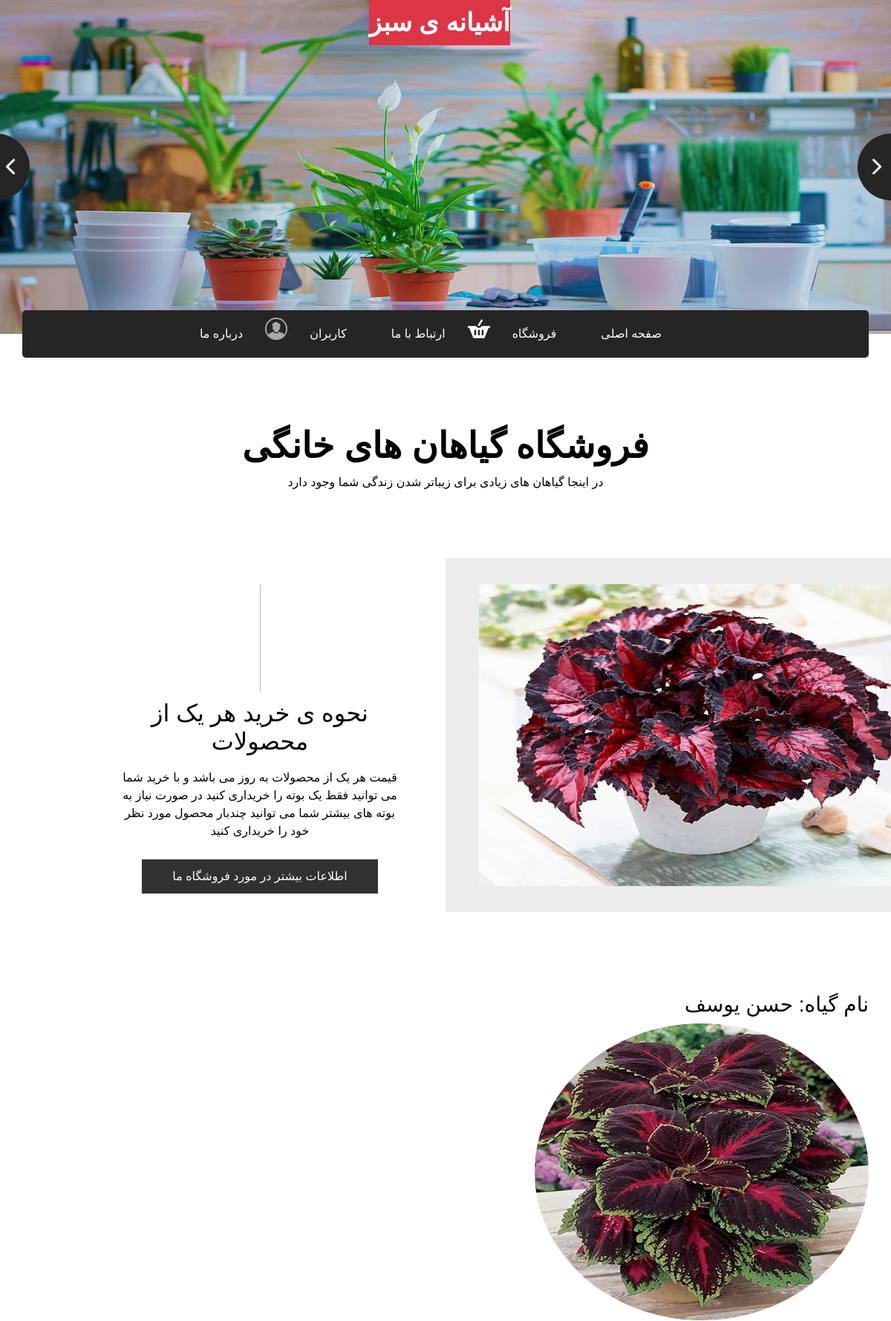
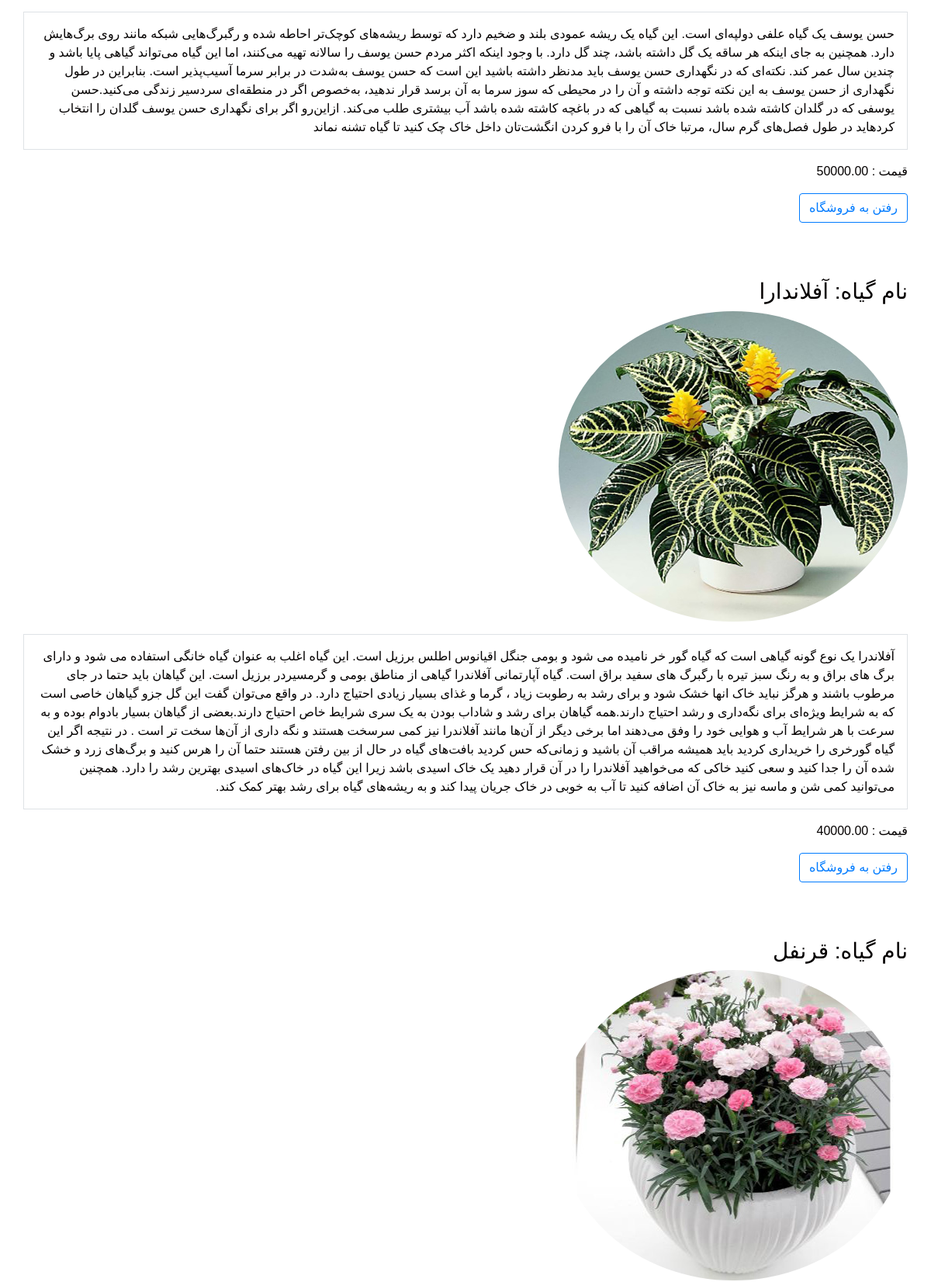
The page / (upper part) on the database its author committed (2 pictures, top to bottom).
### Plants/models.py (models this page shows)
class Houseplants(models.Model):
    name=models.CharField(max_length=100,verbose_name="نام گیاه")
    price=models.DecimalField(max_digits=10,decimal_places=2,verbose_name="قیمت")
    description=models.TextField(verbose_name="توضیحات")
    image=models.ImageField(upload_to="files/images",verbose_name="تصویر")
    class Meta:
        verbose_name="گیاه"
        verbose_name_plural="گیاهان"

### Plants/views.py (the view)
# urls.py: path('', views.PlantView,name="صفحه اصلی"),
def PlantView(request):
    plants= Houseplants.objects.all()
    return render(request=request,template_name='index.html',context={'plants':plants})

### Plants/templates/index.html (shortened to what this page needs)
{% extends "layoutmain.html" %}
{% block bodyplant %}
  <section class="shop_section layout_padding">
    <div class="container">
      <div class="box">
        <div class="detail-box">
          <h2>
            فروشگاه گیاهان های خانگی
          </h2>
          <p>
            در اینجا گیاهان های زیادی برای زیباتر شدن زندگی شما وجود دارد
          </p>
        </div>
      </div>
    </div>
  </section>
  <section class="about_section">
    <div class="container-fluid">
      <div class="row">
        <div class="col-md-6 px-0">
          <div class="img-box">
            <img src="static/images/aboutt-img.jpg" alt="">
          </div>
        </div>
        <div class="col-md-5">
          <div class="detail-box">
            <div class="heading_container">
              <h2>
                نحوه ی خرید هر یک از محصولات
              </h2>
            </div>
            <p>
              قیمت هر یک از محصولات به روز می باشد و با خرید شما می توانید فقط یک بوته را خریداری کنید در صورت نیاز به بوته های بیشتر شما می توانید چندبار محصول مورد نظر خود را خریداری کنید
            </p>
            <a href="{% url 'about' %}">
              اطلاعات بیشتر در مورد فروشگاه ما
            </a>
          </div>
        </div>
      </div>
    </div>
  </section>
  <section class="fruit_section layout_padding">
    <div class="container">
      <div class="heading_container">
        <div class="box text-right">
          <div class="link_box">
            <h5>
              {% for item in plants %}
                  <h3>  نام گیاه: {{ item.name }}</h3>
                  <img src="{{ item.image.url }}" class="rounded-circle" alt="{{ item.name }}">
                  <P class="container p-3 my-3 border">{{ item.description }}</P>
                  <P>  قیمت : {{ item.price }}</P>
                  <a href="/Carts/" class="btn btn-outline-primary ">
                  رفتن به فروشگاه
                  </a>
                  <br/>
                  <br/>
                  <br/>
                  <br/>
              {% endfor %}
            </h5>
          </div>
        </div>
      </div>
    </div>
  </section>
{% endblock %}

### Plants/static/css/style.css (style rules this page uses)
body { font-family: "Poppins", sans-serif; color: #040000; background-color: #ffffff; }
.layout_padding { padding: 90px 0; }
a, a:hover, a:focus { text-decoration: none; }
.btn, .btn:focus { outline: none !important; -webkit-box-shadow: none; box-shadow: none; }
.shop_section .box { display: -webkit-box; display: -ms-flexbox; display: flex; -webkit-box-orient: vertical; -webkit-box-direction: normal; -ms-flex-direction: column; flex-direction: column; -webkit-box-align: center; -ms-flex-align: center; align-items: center; text-align: center; }
.shop_section .box .detail-box h2 { font-weight: bold; font-size: 3rem; text-transform: uppercase; }
.shop_section .box .detail-box p { margin-bottom: 0; }
.about_section .img-box { padding: 35px 0; background-color: #ececec; }
.about_section .img-box img { width: 100%; -webkit-transform: translateX(45px); transform: translateX(45px); }
.about_section .detail-box { text-align: center; padding: 35px 45px; }
.about_section .detail-box .heading_container { display: -webkit-box; display: -ms-flexbox; display: flex; -webkit-box-orient: vertical; -webkit-box-direction: normal; -ms-flex-direction: column; flex-direction: column; -webkit-box-align: center; -ms-flex-align: center; align-items: center; }
.about_section .detail-box p { margin-top: 10px; }
.about_section .detail-box a { display: inline-block; padding: 10px 40px; background-color: #313131; border: 1px solid #313131; color: #ffffff; margin-top: 10px; }
.fruit_section .heading_container { display: -webkit-box; display: -ms-flexbox; display: flex; -webkit-box-align: center; -ms-flex-align: center; align-items: center; margin-bottom: 35px; }

### Plants/static/css/responsive.css (style rules this page uses)
@media (min-width: 1200px) { .container { max-width: 1170px; } }

### rows shown on the page
Houseplants: name "حسن یوسف", image (picture), description "حسن یوسف یک گیاه علفی دولپه‌ای است. این گیاه یک ریشه عمودی بلند و ضخیم دارد که توسط ریشه‌های کوچک‌تر احاطه شده و رگبرگ‌هایی شبکه مانند روی برگ‌هایش دارد. همچنین به جای اینکه هر ساقه یک گل داشته باشد، چند گل دارد. با وجود اینکه اکثر مردم حسن یوسف را سالانه تهیه می‌کنند، اما این گیاه می‌تواند گیاهی پایا باشد و چندین سال عمر کند. نکته‌ای که در نگهداری حسن یوسف باید مدنظر داشته باشید این است که حسن یوسف به‌شدت در برابر سرما آسیب‌پذیر است. بنابراین در طول نگهداری از حسن یوسف به این نکته توجه داشته و آن را در محیطی که سوز سرما به آن برسد قرار ندهید، به‌خصوص اگر در منطقه‌ای سردسیر زندگی می‌کنید.حسن یوسفی که در گلدان کاشته شده باشد نسبت به گیاهی که در باغچه کاشته شده باشد آب بیشتری طلب می‌کند.…", price "50000.00"
Houseplants: name "آفلاندارا", image (picture), description "آفلاندرا یک نوع گونه گیاهی است که گیاه گور خر نامیده می شود و بومی جنگل اقیانوس اطلس برزیل است. این گیاه اغلب به عنوان گیاه خانگی استفاده می شود و دارای برگ های براق و به رنگ سبز تیره با رگبرگ های سفید براق است. گیاه آپارتمانی آفلاندرا گیاهی از مناطق بومی و گرمسیردر برزیل است. این گیاهان باید حتما در جای مرطوب باشند و هرگز نباید خاک انها خشک شود و برای رشد به رطوبت زیاد ، گرما و غذای بسیار زیادی احتیاج دارد. در واقع می‌توان گفت این گل جزو گیاهان خاصی است که به شرایط ویژه‌ای برای نگه‌داری و رشد احتیاج دارند.همه گیاهان برای رشد و شاداب بودن به یک سری شرایط خاص احتیاج دارند.بعضی از گیاهان بسیار بادوام بوده و به سرعت با هر شرایط آب و هوایی خود را وفق می‌دهند اما برخی دیگر از آن‌ها مانند…", price "40000.00"
Houseplants: name "قرنفل", image (picture)
